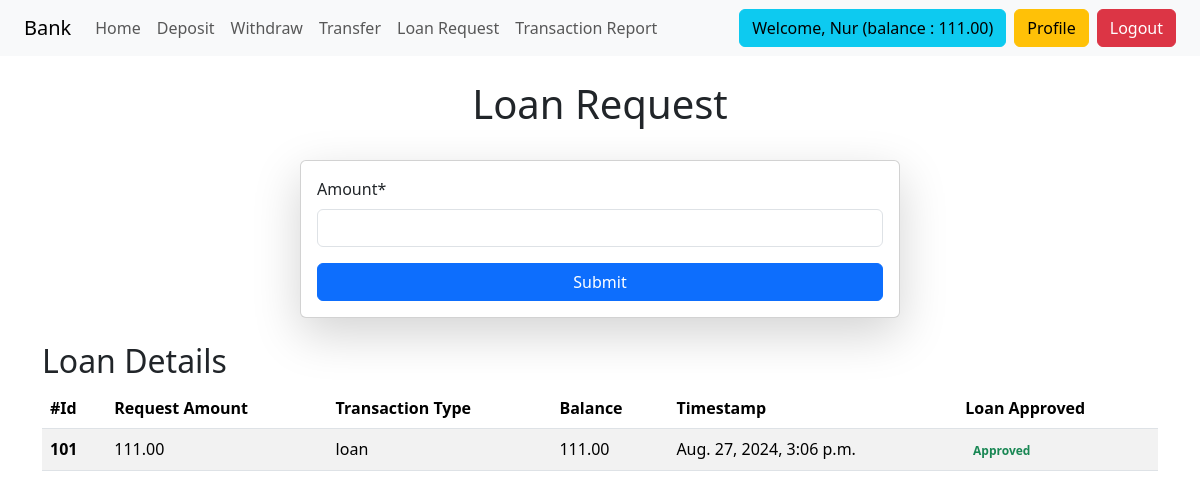
The app's page /tns/loan_request/ (signed in) with its own data.
### Accounts/models.py (models this page shows)
class Account(models.Model):
	user = models.OneToOneField(User, related_name='account' , on_delete=models.CASCADE)
	birth_date = models.DateField(verbose_name='Date of Birth',auto_now=False, auto_now_add=False)
	gender = models.CharField(verbose_name='Gender', choices=GENDER, max_length=50, default=None)
	account_type= models.CharField(verbose_name='Account Type', choices=ACCOUNT_TYPE, default=None, max_length=50)
	account_number=  models.IntegerField(verbose_name='Account Number',
		validators=[MaxValueValidator(5)]
	)
	balance =models.DecimalField(default=0, max_digits=12, decimal_places=2)
	initial_deposit_date = models.DateTimeField( auto_now_add=True)

### Transactions/models.py (models this page shows)
class Transaction(models.Model):
	account = models.ForeignKey(Account, related_name='transactions', on_delete=models.CASCADE)
	amount= amount = models.DecimalField(max_digits=12, decimal_places=2)
	transaction_type= models.CharField(choices=TRANSACTIONS_TYPE, null=True, max_length=12)
	balance_after_transaction = models.DecimalField(max_digits=12, decimal_places=2)
	timestamp= models.DateTimeField(auto_now_add=True)
	loan_approv= models.BooleanField(default=False)

### Transactions/views.py (the view, shortened to what this page needs)
# urls.py: path('loan_request/', LoanRequestView, name='loan_request'),
@login_required
def LoanRequestView(request):
    account=request.user.account
    form=LoanRequestForm(request.POST or None, account=account)
    loan_list=Transaction.objects.filter(account=account, transaction_type='loan')
    return render(request, 'transaction_form.html', {'form': form, 'loan_list':loan_list, 'title':'Loan Request'})

### Transactions/forms.py
class LoanRequestForm(TransactionForm):
    def clean_amount(self):
        balance=self.user_account.balance if self.user_account else None
        max_eligible_loan= balance*2
        amount = self.cleaned_data.get('amount')
        if max_eligible_loan < amount:
            raise forms.ValidationError(f'You are eligible loan in between {max_eligible_loan}')
        return amount

### Transactions/templates/transaction_form.html (shortened to what this page needs)
{% extends "base.html" %}
{% block title %}
<h1 class='text-center py-4'>{{title}}</h1>
{% endblock title %}
{% block content %}
{% load crispy_forms_tags %}
<form class="col-6 mx-auto card p-3 shadow-lg" method="POST">
    {{ form|crispy }}
    <button type="submit" class="btn btn-primary">Submit</button>
</form>
{% include "loan_list.html" with loans=loan_list %}
{% endblock content %}

### templates/nav.html (shortened to what this page needs)
{% block content %}
<nav class="navbar navbar-expand-lg navbar-light bg-light px-4">
  <a class="navbar-brand" href="#">Bank</a>
  <div class="collapse navbar-collapse" id="navbarSupportedContent">
    <ul class="navbar-nav mr-auto">
      <li class="nav-item active">
        <a class="nav-link" href={% url 'home' %}>Home</a>
      </li>
      <li class="nav-item">
        <a class="nav-link" href={% url 'deposit' %}>Deposit</a>
      </li>
      <li class="nav-item">
        <a class="nav-link" href={% url 'withdraw' %}>Withdraw</a>
      </li>
      <li class="nav-item">
        <a class="nav-link" href={% url 'transfer' %}>Transfer</a>
      </li>
      <li class="nav-item">
        <a class="nav-link" href={% url 'loan_request' %}>Loan Request</a>
      </li>
      <li class="nav-item">
        <a class="nav-link" href={% url 'transaction_report' %}>Transaction Report</a>
      </li>
    </ul>
  </div>
  <div class=" my-2 my-sm-0" >
    {% if request.user.is_authenticated %}
    <div class="d-flex gap-2">
      <div class="btn btn-info my-2 my-sm-0 gap-4 ">Welcome, {{ request.user.first_name }} (balance : {{request.user.account.balance}}) </div>
      <div>
        <a href={% url 'profile' %} class="btn btn-warning my-2 my-sm-0" >Profile</a>
      </div>
      <form  method="POST" action="{% url 'logout' %}" >
        <button type='submit' class="btn btn-danger my-2 my-sm-0" >Logout</button>
      </form>
    </div>
    {% else %}
      <a href={% url 'login' %} class="btn btn-warning my-2 my-sm-0" >LogIn</a>
      <a href={% url 'register' %} class="btn btn-success my-2 my-sm-0" >Create Account</a>
    {% endif %}
  </div>
</nav>
{% endblock content %}

### Transactions/templates/loan_list.html
{% block content %}
{% if title == "Loan Request" %}
    <div class="container mt-4">
        <h2>Loan Details</h2>
        <table class="table table-striped">
            <thead>
                <tr>
                    <th scope="col">#Id</th>
                    <th scope="col">Request Amount</th>
                    <th scope="col">Transaction Type</th>
                    <th scope="col">Balance</th>
                    <th scope="col">Timestamp</th>
                    <th scope="col">Loan Approved</th>
                </tr>
            </thead>
            <tbody>
                {% for loan in loan_list %}
                    <tr>
                        <th scope="row">{{ loan.id }}</th>
                        <td>{{ loan.amount }}</td>
                        <td>{{ loan.get_transaction_type_display }}</td>
                        <td>{{ loan.balance_after_transaction }}</td>
                        <td>{{ loan.timestamp }}</td>
                        <td>
                            {% if loan.loan_approv %}
                                <span class="badge badge-success text-success">Approved</span>
                            {% else %}
															<a href="{% url 'approve_loan' loan.id %}" class="btn btn-primary">Approve</a>
                            {% endif %}
                        </td>
                    </tr>
                {% endfor %}
            </tbody>
        </table>
    </div>
{% endif %}
{% endblock content %}

### records on screen
Transaction: id "101", amount "111.00", transaction_type "loan", balance_after_transaction "111.00", timestamp "Aug. 27, 2024, 3:06 p.m.", loan_approv "Approved"

### other values on screen
{{ request.user.first_name }} "Nur"
{{ request.user.account.balance }} "111.00"
{{ title }} "Loan Request"
